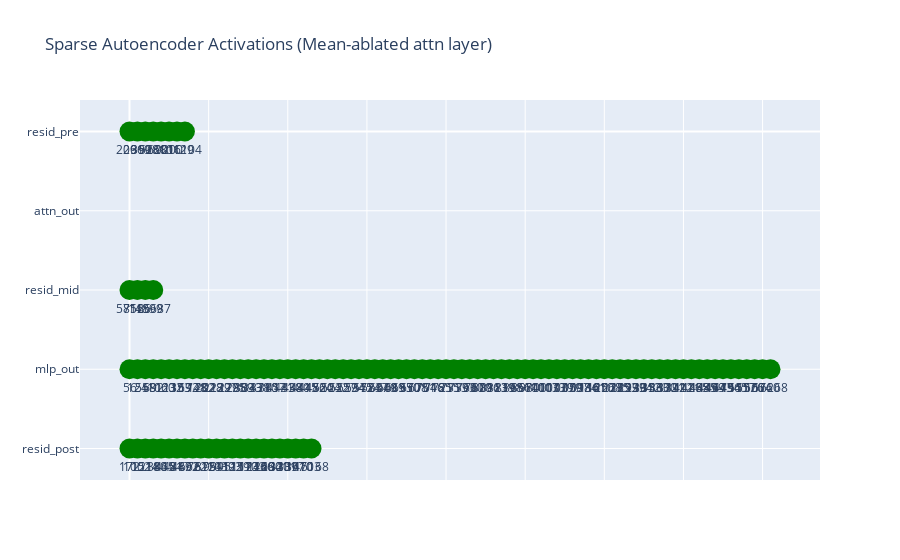
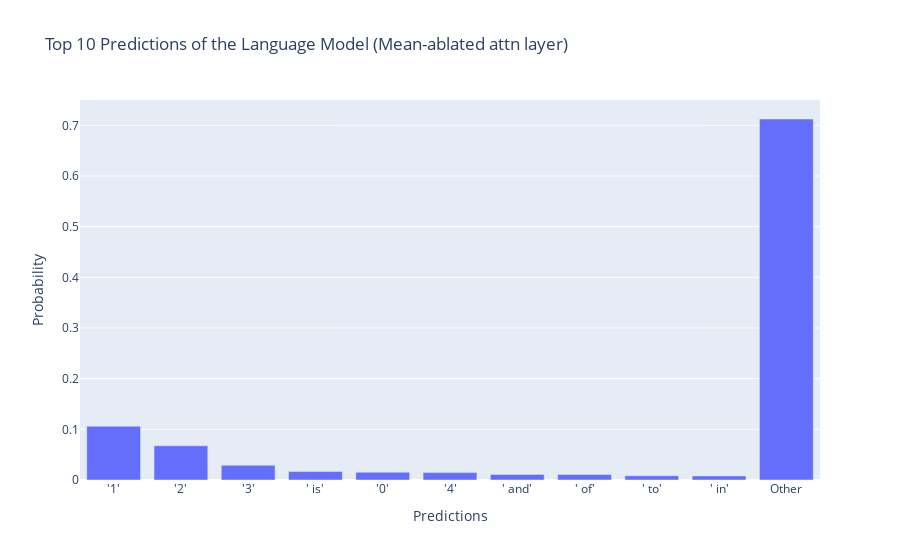

The notebook cell saved with these charts, in order:
### Code cell
def full_mean_ablate_hook(acts, hook, seq_pos=seq_pos):
    if 'attn_out' not in hook.name and 'mlp_out' not in hook.name:
        raise NotImplementedError("Hook name not supported yet")
    acts[:, seq_pos] = mean_attn_out_acts if 'attn_out' in hook.name else mean_mlp_out_acts
    return acts

with model.hooks(fwd_hooks=[(get_act_name("attn_out", 0), full_mean_ablate_hook)]):
    no_attn_logits, no_attn_cache = model.run_with_cache(prompt)
    plot_sae_activations(no_attn_cache, "(Mean-ablated attn layer)")
    logits_plot(no_attn_logits, "(Mean-ablated attn layer)")

### Figure 1 — Plotly figure (JSON) as saved in the notebook; plotly's stock layout.template omitted (floating-point values rounded to 4 significant figures)
{"data": [{"hoverinfo": "text", "hovertext": ["Feature 2096", "Feature 2619", "Feature 3908", "Feature 5268", "Feature 6201", "Feature 9200", "Feature 10129", "Feature 16104"], "marker": {"color": "green", "size": 20}, "mode": "markers+text", "name": "resid_pre", "text": ["2096", "2619", "3908", "5268", "6201", "9200", "10129", "16104"], "textposition": "bottom center", "type": "scatter", "x": [0, 1, 2, 3, 4, 5, 6, 7], "y": [0, 0, 0, 0, 0, 0, 0, 0]}, {"hoverinfo": "text", "hovertext": [], "marker": {"color": "green", "size": 20}, "mode": "markers+text", "name": "attn_out", "text": [], "textposition": "bottom center", "type": "scatter", "x": [], "y": []}, {"hoverinfo": "text", "hovertext": ["Feature 5712", "Feature 8566", "Feature 14899", "Feature 15687"], "marker": {"color": "green", "size": 20}, "mode": "markers+text", "name": "resid_mid", "text": ["5712", "8566", "14899", "15687"], "textposition": "bottom center", "type": "scatter", "x": [0, 1, 2, 3], "y": [2, 2, 2, 2]}, {"hoverinfo": "text", "hovertext": ["Feature 56", "Feature 124", "Feature 558", "Feature 692", "Feature 1060", "Feature 1232", "Feature 1353", "Feature 1692", "Feature 1748", "Feature 1782", "Feature 2028", "Feature 2129", "Feature 2327", "Feature 2795", "Feature 2889", "Feature 3033", "Feature 3438", "Feature 3710", "Feature 3857", "Feature 4141", "Feature 4330", "Feature 4380", "Feature 4415", "Feature 4482", "Feature 4764", "Feature 5204", "Feature 5232", "Feature 5257", "Feature 5294", "Feature 5345", "Feature 5724", "Feature 5837", "Feature 6049", "Feature 6089", "Feature 6155", "Feature 6330", "Feature 6708", "Feature 6751", "Feature 7046", "Feature 7185", "Feature 7215", "Feature 7313", "Feature 7393", "Feature 7600", "Feature 7670", "Feature 8096", "Feature 8123", "Feature 8139", "Feature 8198", "Feature 8656", "Feature 8674", "Feature 9800", "Feature 10017", "Feature 10033", "Feature 10179", "Feature 10379", "Feature 10507", "Feature 10984", "Feature 11361", "Feature 11610", "Feature 12568", "Feature 12775", "Feature 12853", "Feature 12923", "Feature 12994", "Feature 13012", "Feature 13533", "Feature 13600", "Feature 13721", "Feature 13922", "Feature 14111", "Feature 14265", "Feature 14385", "Feature 14499", "Feature 14643", "Feature 14754", "Feature 14965", "Feature 15117", "Feature 15576", "Feature 15604", "Feature 15760", "Feature 16268"], "marker": {"color": "green", "size": 20}, "mode": "markers+text", "name": "mlp_out", "text": ["56", "124", "558", "692", "1060", "1232", "1353", "1692", "1748", "1782", "2028", "2129", "2327", "2795", "2889", "3033", "3438", "3710", "3857", "4141", "4330", "4380", "4415", "4482", "4764", "5204", "5232", "5257", "5294", "5345", "5724", "5837", "6049", "6089", "6155", "6330", "6708", "6751", "7046", "7185", "7215", "7313", "7393", "7600", "7670", "8096", "8123", "8139", "8198", "8656", "8674", "9800", "10017", "10033", "10179", "10379", "10507", "10984", "11361", "11610", "12568", "12775", "12853", "12923", "12994", "13012", "13533", "13600", "13721", "13922", "14111", "14265", "14385", "14499", "14643", "14754", "14965", "15117", "15576", "15604", "15760", "16268"], "textposition": "bottom center", "type": "scatter", "x": [0, 1, 2, 3, 4, 5, 6, 7, 8, 9, 10, 11, 12, 13, 14, 15, 16, 17, 18, 19, 20, 21, 22, 23, 24, 25, 26, 27, 28, 29, 30, 31, 32, 33, 34, 35, 36, 37, 38, 39, 40, 41, 42, 43, 44, 45, 46, 47, 48, 49, 50, 51, 52, 53, 54, 55, 56, 57, 58, 59, 60, 61, 62, 63, 64, 65, 66, 67, 68, 69, 70, 71, 72, 73, 74, 75, 76, 77, 78, 79, 80, 81], "y": [3, 3, 3, 3, 3, 3, 3, 3, 3, 3, 3, 3, 3, 3, 3, 3, 3, 3, 3, 3, 3, 3, 3, 3, 3, 3, 3, 3, 3, 3, 3, 3, 3, 3, 3, 3, 3, 3, 3, 3, 3, 3, 3, 3, 3, 3, 3, 3, 3, 3, 3, 3, 3, 3, 3, 3, 3, 3, 3, 3, 3, 3, 3, 3, 3, 3, 3, 3, 3, 3, 3, 3, 3, 3, 3, 3, 3, 3, 3, 3, 3, 3]}, {"hoverinfo": "text", "hovertext": ["Feature 172", "Feature 1002", "Feature 1514", "Feature 2180", "Feature 3865", "Feature 4101", "Feature 4847", "Feature 4892", "Feature 6622", "Feature 7612", "Feature 8754", "Feature 9995", "Feature 10393", "Feature 11229", "Feature 11510", "Feature 11733", "Feature 12466", "Feature 12600", "Feature 12941", "Feature 13201", "Feature 13397", "Feature 13610", "Feature 14703", "Feature 15168"], "marker": {"color": "green", "size": 20}, "mode": "markers+text", "name": "resid_post", "text": ["172", "1002", "1514", "2180", "3865", "4101", "4847", "4892", "6622", "7612", "8754", "9995", "10393", "11229", "11510", "11733", "12466", "12600", "12941", "13201", "13397", "13610", "14703", "15168"], "textposition": "bottom center", "type": "scatter", "x": [0, 1, 2, 3, 4, 5, 6, 7, 8, 9, 10, 11, 12, 13, 14, 15, 16, 17, 18, 19, 20, 21, 22, 23], "y": [4, 4, 4, 4, 4, 4, 4, 4, 4, 4, 4, 4, 4, 4, 4, 4, 4, 4, 4, 4, 4, 4, 4, 4]}], "layout": {"showlegend": false, "title": {"text": "Sparse Autoencoder Activations (Mean-ablated attn layer)"}, "xaxis": {"showticklabels": false, "title": {"text": ""}}, "yaxis": {"autorange": "reversed", "tickmode": "array", "ticktext": ["resid_pre", "attn_out", "resid_mid", "mlp_out", "resid_post"], "tickvals": [0, 1, 2, 3, 4]}}}

### Figure 2 — Plotly figure (JSON) as saved in the notebook; plotly's stock layout.template omitted (floating-point values rounded to 4 significant figures)
{"data": [{"alignmentgroup": "True", "hovertemplate": "Predictions=%{x}<br>Probability=%{y}<extra></extra>", "legendgroup": "", "marker": {"color": "#636efa", "pattern": {"shape": ""}}, "name": "", "offsetgroup": "", "orientation": "v", "showlegend": false, "textposition": "auto", "type": "bar", "x": ["'1'", "'2'", "'3'", "' is'", "'0'", "'4'", "' and'", "' of'", "' to'", "' in'", "Other"], "xaxis": "x", "y": [0.1061, 0.06757, 0.02903, 0.01669, 0.01529, 0.01465, 0.01096, 0.01085, 0.008452, 0.008024, 0.7124], "yaxis": "y"}], "layout": {"barmode": "relative", "legend": {"tracegroupgap": 0}, "title": {"text": "Top 10 Predictions of the Language Model (Mean-ablated attn layer)"}, "xaxis": {"anchor": "y", "domain": [0, 1], "title": {"text": "Predictions"}}, "yaxis": {"anchor": "x", "domain": [0, 1], "title": {"text": "Probability"}}}}
